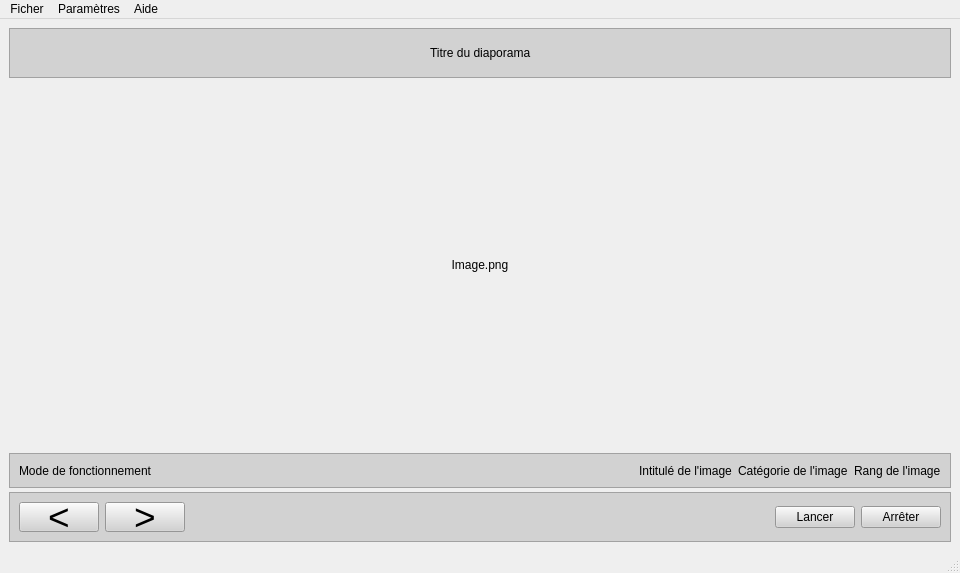
<?xml version="1.0" encoding="UTF-8"?>
<ui version="4.0">
 <class>MainWindow</class>
 <widget class="QMainWindow" name="MainWindow">
  <property name="enabled">
   <bool>true</bool>
  </property>
  <property name="geometry">
   <rect>
    <x>0</x>
    <y>0</y>
    <width>960</width>
    <height>573</height>
   </rect>
  </property>
  <property name="contextMenuPolicy">
   <enum>Qt::NoContextMenu</enum>
  </property>
  <property name="windowTitle">
   <string>MainWindow</string>
  </property>
  <widget class="QWidget" name="centralwidget">
   <layout class="QHBoxLayout" name="horizontalLayout_2">
    <item>
     <layout class="QVBoxLayout" name="verticalLayout" stretch="0,0,0,0">
      <item>
       <widget class="QFrame" name="fTitre">
        <property name="maximumSize">
         <size>
          <width>16777215</width>
          <height>50</height>
         </size>
        </property>
        <property name="styleSheet">
         <string notr="true">background-color: rgb(210, 210, 210);</string>
        </property>
        <property name="frameShape">
         <enum>QFrame::StyledPanel</enum>
        </property>
        <property name="frameShadow">
         <enum>QFrame::Raised</enum>
        </property>
        <layout class="QHBoxLayout" name="horizontalLayout_4">
         <item>
          <spacer name="horizontalSpacer_2">
           <property name="orientation">
            <enum>Qt::Horizontal</enum>
           </property>
           <property name="sizeHint" stdset="0">
            <size>
             <width>40</width>
             <height>20</height>
            </size>
           </property>
          </spacer>
         </item>
         <item>
          <widget class="QLabel" name="lTitre">
           <property name="text">
            <string>Titre du diaporama</string>
           </property>
          </widget>
         </item>
         <item>
          <spacer name="horizontalSpacer_3">
           <property name="orientation">
            <enum>Qt::Horizontal</enum>
           </property>
           <property name="sizeHint" stdset="0">
            <size>
             <width>40</width>
             <height>20</height>
            </size>
           </property>
          </spacer>
         </item>
        </layout>
       </widget>
      </item>
      <item>
       <layout class="QHBoxLayout" name="horizontalLayout_5">
        <item>
         <widget class="QLabel" name="lImage">
          <property name="minimumSize">
           <size>
            <width>300</width>
            <height>0</height>
           </size>
          </property>
          <property name="frameShape">
           <enum>QFrame::NoFrame</enum>
          </property>
          <property name="text">
           <string>Image.png</string>
          </property>
          <property name="alignment">
           <set>Qt::AlignCenter</set>
          </property>
         </widget>
        </item>
       </layout>
      </item>
      <item>
       <widget class="QFrame" name="fInfo">
        <property name="minimumSize">
         <size>
          <width>0</width>
          <height>35</height>
         </size>
        </property>
        <property name="maximumSize">
         <size>
          <width>16777215</width>
          <height>30</height>
         </size>
        </property>
        <property name="styleSheet">
         <string notr="true">background-color: rgb(210, 210, 210);</string>
        </property>
        <property name="frameShape">
         <enum>QFrame::StyledPanel</enum>
        </property>
        <property name="frameShadow">
         <enum>QFrame::Raised</enum>
        </property>
        <layout class="QHBoxLayout" name="horizontalLayout_7" stretch="0,0,0,0,0">
         <item>
          <widget class="QLabel" name="lMode">
           <property name="text">
            <string>Mode de fonctionnement</string>
           </property>
          </widget>
         </item>
         <item>
          <spacer name="horizontalSpacer_4">
           <property name="orientation">
            <enum>Qt::Horizontal</enum>
           </property>
           <property name="sizeHint" stdset="0">
            <size>
             <width>40</width>
             <height>20</height>
            </size>
           </property>
          </spacer>
         </item>
         <item>
          <widget class="QLabel" name="lIntitule">
           <property name="text">
            <string>Intitulé de l'image</string>
           </property>
          </widget>
         </item>
         <item>
          <widget class="QLabel" name="lCategorie">
           <property name="text">
            <string>Catégorie de l'image</string>
           </property>
          </widget>
         </item>
         <item>
          <widget class="QLabel" name="lRang">
           <property name="text">
            <string>Rang de l'image</string>
           </property>
          </widget>
         </item>
        </layout>
       </widget>
      </item>
      <item>
       <widget class="QFrame" name="fBoutons">
        <property name="maximumSize">
         <size>
          <width>16777215</width>
          <height>50</height>
         </size>
        </property>
        <property name="styleSheet">
         <string notr="true">background-color: rgb(210, 210, 210);</string>
        </property>
        <property name="frameShape">
         <enum>QFrame::StyledPanel</enum>
        </property>
        <property name="frameShadow">
         <enum>QFrame::Raised</enum>
        </property>
        <layout class="QHBoxLayout" name="horizontalLayout_3">
         <item>
          <widget class="QPushButton" name="bPrecedent">
           <property name="font">
            <font>
             <family>Arial</family>
             <pointsize>28</pointsize>
            </font>
           </property>
           <property name="text">
            <string>&lt;</string>
           </property>
          </widget>
         </item>
         <item>
          <widget class="QPushButton" name="bSuivant">
           <property name="font">
            <font>
             <family>Arial</family>
             <pointsize>28</pointsize>
            </font>
           </property>
           <property name="text">
            <string>&gt;</string>
           </property>
          </widget>
         </item>
         <item>
          <spacer name="horizontalSpacer">
           <property name="orientation">
            <enum>Qt::Horizontal</enum>
           </property>
           <property name="sizeHint" stdset="0">
            <size>
             <width>40</width>
             <height>20</height>
            </size>
           </property>
          </spacer>
         </item>
         <item>
          <widget class="QPushButton" name="bLancer">
           <property name="text">
            <string>Lancer</string>
           </property>
          </widget>
         </item>
         <item>
          <widget class="QPushButton" name="bArreter">
           <property name="text">
            <string>Arrêter</string>
           </property>
          </widget>
         </item>
        </layout>
       </widget>
      </item>
     </layout>
    </item>
   </layout>
  </widget>
  <widget class="QMenuBar" name="menubar">
   <property name="geometry">
    <rect>
     <x>0</x>
     <y>0</y>
     <width>960</width>
     <height>22</height>
    </rect>
   </property>
   <widget class="QMenu" name="menue">
    <property name="title">
     <string>Ficher</string>
    </property>
    <addaction name="actionQuitter"/>
   </widget>
   <widget class="QMenu" name="menuf">
    <property name="title">
     <string>Paramètres</string>
    </property>
    <addaction name="actionChargerDiaporama"/>
    <addaction name="actionEnleverDiaporama"/>
    <addaction name="separator"/>
    <addaction name="actionVitesseDeDefilement"/>
   </widget>
   <widget class="QMenu" name="menuAide">
    <property name="title">
     <string>Aide</string>
    </property>
    <addaction name="actionAProposDe"/>
   </widget>
   <addaction name="menue"/>
   <addaction name="menuf"/>
   <addaction name="menuAide"/>
  </widget>
  <widget class="QStatusBar" name="statusbar"/>
  <action name="actionQuitter">
   <property name="text">
    <string>Quitter</string>
   </property>
  </action>
  <action name="actionChargerDiaporama">
   <property name="text">
    <string>Charger diaporama</string>
   </property>
  </action>
  <action name="actionEnleverDiaporama">
   <property name="text">
    <string>Enlever diaporama</string>
   </property>
  </action>
  <action name="actionVitesseDeDefilement">
   <property name="text">
    <string>Vitesse de défilement</string>
   </property>
  </action>
  <action name="actionAProposDe">
   <property name="text">
    <string>A propos de...</string>
   </property>
  </action>
 </widget>
 <resources/>
 <connections/>
</ui>
